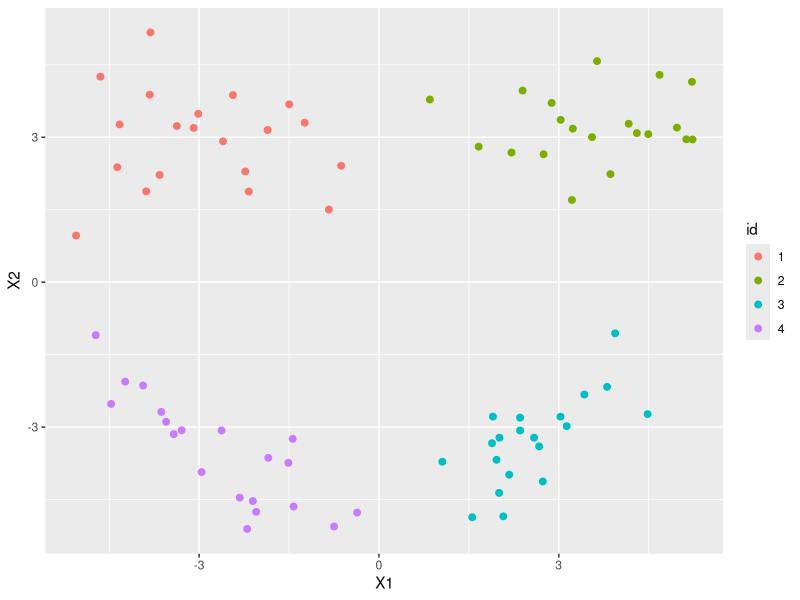
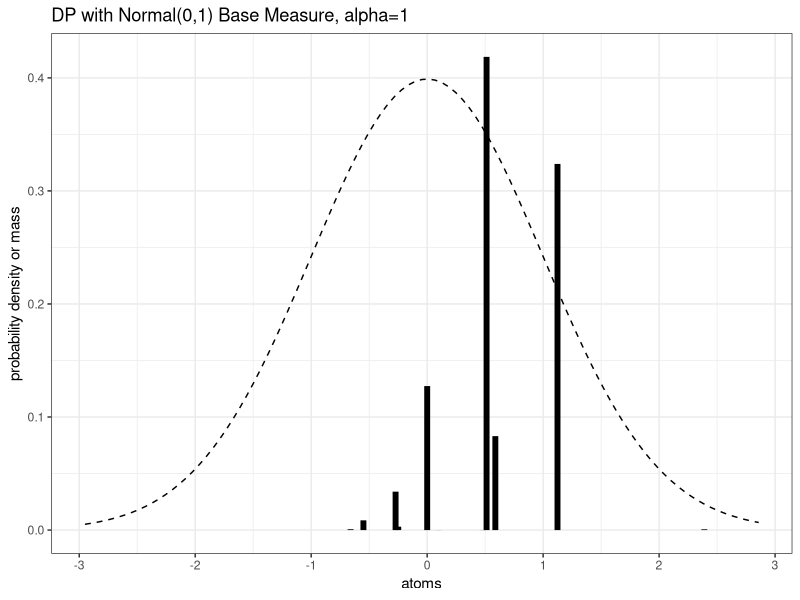
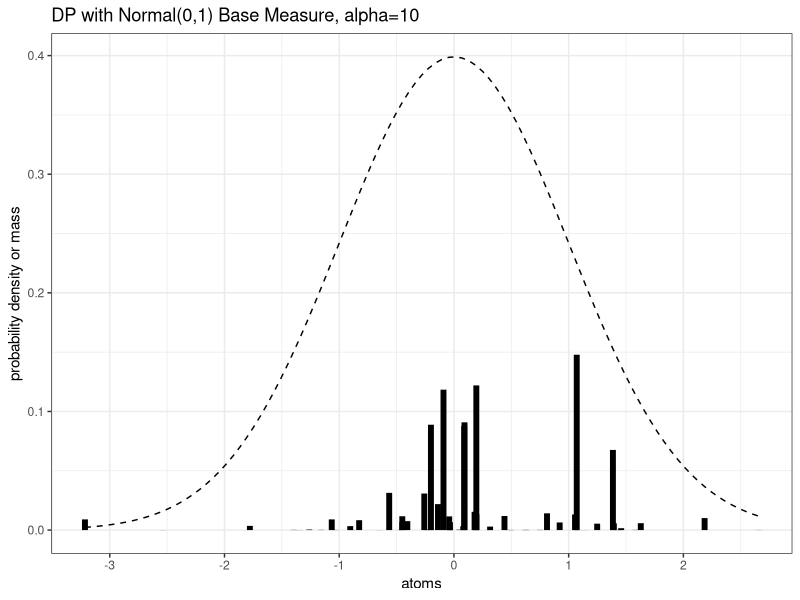
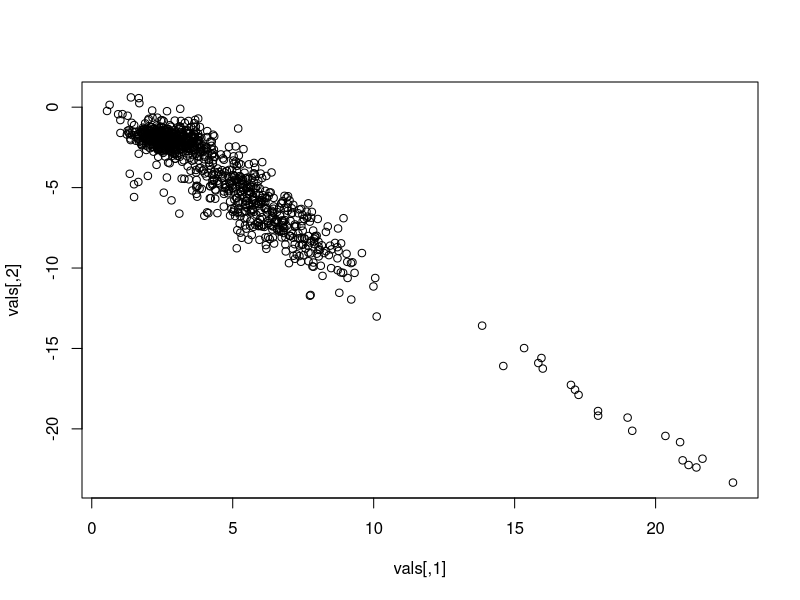
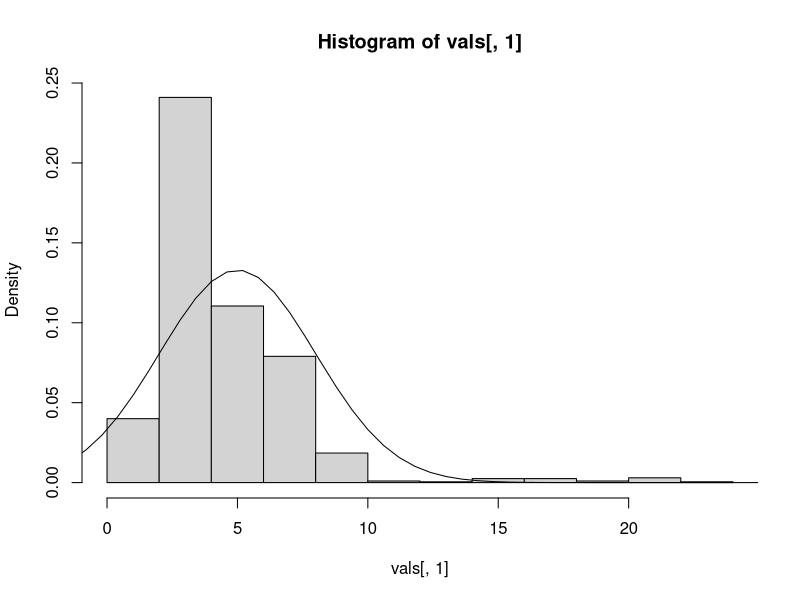
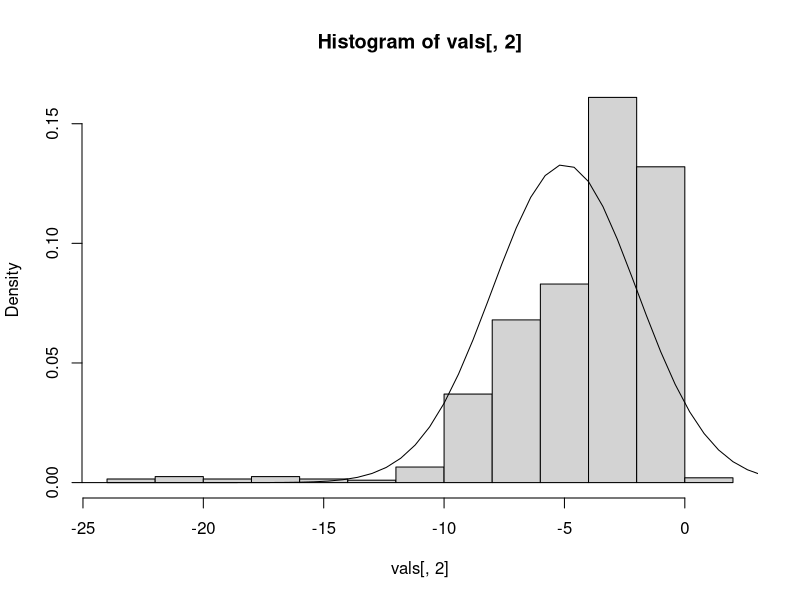
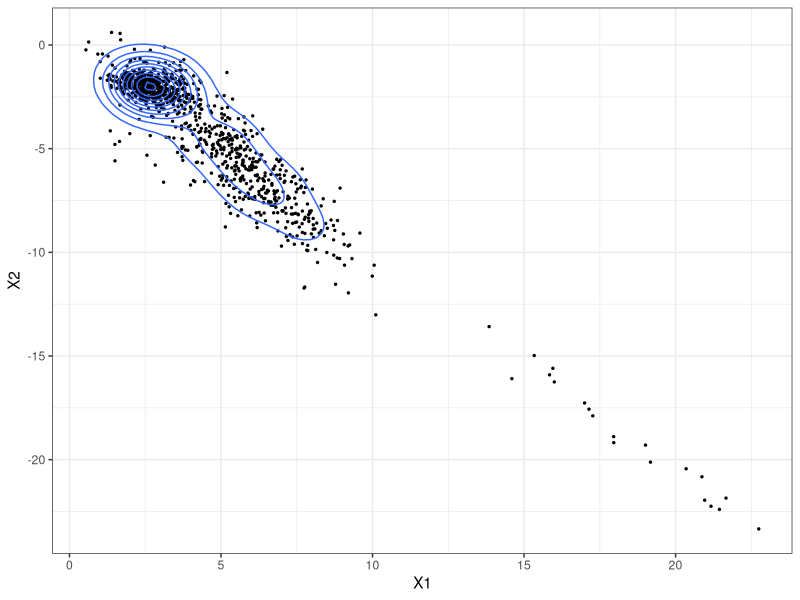

Recreate these plots in R, in order.
## ---- chunk 1
library(mvtnorm)
library(ggplot2)
#library(plyr)
#library(MCMCpack)
## ---- chunk 2
genCluster<-function(n,id,mu=c(0,0),sigma=diag(2)){
  d<-data.frame(rmvnorm(n,mean=mu,sigma=sigma))
  d$id<-id
  return(d)
}

#upper left- isotropic
red<-genCluster(20,"1",mu=c(-3,3)) #sigma=cbind(c(2,-.5),c(-.5,2))
#upper right- stretched horizontally
blue<-genCluster(20,"2",c(3,3),sigma=matrix(c(1.5,0,0,.5),nrow=2))
#lower right- positive correlation
green<-genCluster(20,"3",c(3,-3),sigma=matrix(c(1,.8,.8,1),nrow=2))
#lower left- negative correlation
black<-genCluster(20,"4",c(-3,-3),sigma=matrix(c(1,-.8,-.8,1),nrow=2))
dat<-rbind(red,blue,green,black)
ggplot(data=dat)+geom_point(aes(x=X1,y=X2,color=id),size=2)
## ---- chunk 3
rstick<-function(K,alpha){
  # returns a truncated stick breaking vector of weights
  # alpha is concentration parameter
  # K is the number of weights, set K to a large value to more closely approximate the true stick breaking distribution
  # large alpha-> few clusters
  # small alpha-> many clusters
  betas<-rbeta(K,1,alpha)
  betas[K]<-1 #truncation part
  lbetas<-log(betas)
  log_cumsum_1minus_betas<-c(0,cumsum(log(1-betas))[1:K-1])
  return(exp(lbetas+log_cumsum_1minus_betas))
}
# test this function
stopifnot(sum(rstick(1,10))==1)

rdp<-function(K,alpha,H){
  # return samples from a dirichlet process with concentration parameter alpha and base measure H.
  # uses stick breaking method rather than chinese restaurant process
  # truncates stick breaking after K clusters
  # calling H(K) should produce K random samples from distribution H
  # returns a list of probabilities and atoms
  # ie, one sample from rdp is a probability measure over the atoms
  pi_vals<-rstick(K,alpha)
  atoms<-H(K)
  return(list(probs=pi_vals,atoms=atoms))
}

visualize_dp_1d<-function(alpha,H=rnorm,H_density=dnorm,K=100){
  # handy function for visualizing 1-dimensional DPs
  # "H_density" should be the density version of "H" for plotting
  test_dp<-data.frame(rdp(K,alpha,H))
  ggbase<-ggplot(data=test_dp,aes(x=atoms,ymax=probs,ymin=0))+geom_linerange(size=2)+stat_function(fun=H_density,linetype=2)+ylab("probability density or mass")+theme_bw()
  return(ggbase)
}

visualize_dp_1d(1)+ggtitle("DP with Normal(0,1) Base Measure, alpha=1")
visualize_dp_1d(10)+ggtitle("DP with Normal(0,1) Base Measure, alpha=10")
## ---- chunk 4
rNW<-function(m,k,df,precision_matrix){
  # return a single sample from the normal-wishart distribution
  # m is mean parameter
  # k is related to "sample size" for mean. Large value==high confidence in m
  # precision_matrix is inverse of the covariance matrix
  # df is "sample size" for covariance matrix. Large value==high confidence
  # probability model:
  # Lambda ~ Wishart(precision_matrix,df)
  # equivalently, Sigma=Lambda^{-1}~ Inverse Wishart(S,nu=df+D+1) 
  # where D is dimensionality
  # mu|Sigma ~ Normal(m,(1/k)*S)
  #Lambda0<-solve(S)
  stopifnot(df>0)
  D<-length(m)
  stopifnot(all(dim(precision_matrix)==D))
  nu<-df+D+1
  Lambda<-drop(rWishart(1,df,precision_matrix))
  Sigma<-solve(Lambda)
  mean_sim<-drop(rmvnorm(1,m,Sigma/k))
  return(list(mean=mean_sim,precision=Lambda,cov=Sigma))
}
# test the function using strongly informative prior
nsim<-1000
vals<-replicate(nsim,rNW(c(5,-5),10,10,matrix(c(1,.5,.5,1),nrow=2)),simplify=FALSE)
rowMeans(sapply(vals,function(x){x$mean})) #should be (5,-5)
#empirical mean of precision matrices should be matrix(10,5,5,10)
Reduce("+",lapply(vals,function(x){x$precision}))/nsim
## ---- chunk 5
dp_gmm<-function(N,K,alpha,m,k,df,precision_matrix,verbose=FALSE){
  # return N samples from DP mixture of gaussians
  # K is truncation level of stick breaking process (upper bound on #clusters)
  # alpha is concentration parameter 
  #gaussian base measure hyperparams m,k,df, and precision matrix defined in rNW function
  probs<-rstick(K,alpha)
  params_unique<-replicate(K,rNW(m,k,df,precision_matrix),simplify=FALSE)
  params<-sample(params_unique,N,replace=TRUE,prob=probs)
  vals<-vapply(params,function(x){rmvnorm(1,x$mean,x$cov)},rep(0.0,length(m)))
  if(verbose) print(paste("Number of clusters=",length(unique(params))))
  attr(vals,"nclust")<-length(unique(params))
  return(t(vals))
}
vals<-dp_gmm(1000,100,1,c(5,-5),.1,3,matrix(c(1,.5,.5,1),nrow=2),verbose=TRUE)
#colMeans(vals) #should be about c(5,-5)
plot(vals)
hist(vals[,1],probability=TRUE) #marginal of simulated data
curve(dnorm(x,mean=5,sd=3),from=-20,to=40,add=TRUE) #compare to base meas.
hist(vals[,2],probability=TRUE)
curve(dnorm(x,mean=-5,sd=3),from=-40,to=20,add=TRUE)
ggplot(data=data.frame(vals),aes(x=X1,y=X2))+geom_point(size=.5)+geom_density2d()+theme_bw()
#ggsave("DP_GMM.pdf")
## ---- chunk 6
#for rmvt sampling from multivariate t, use type="shifted" to match notation of Murphy book

